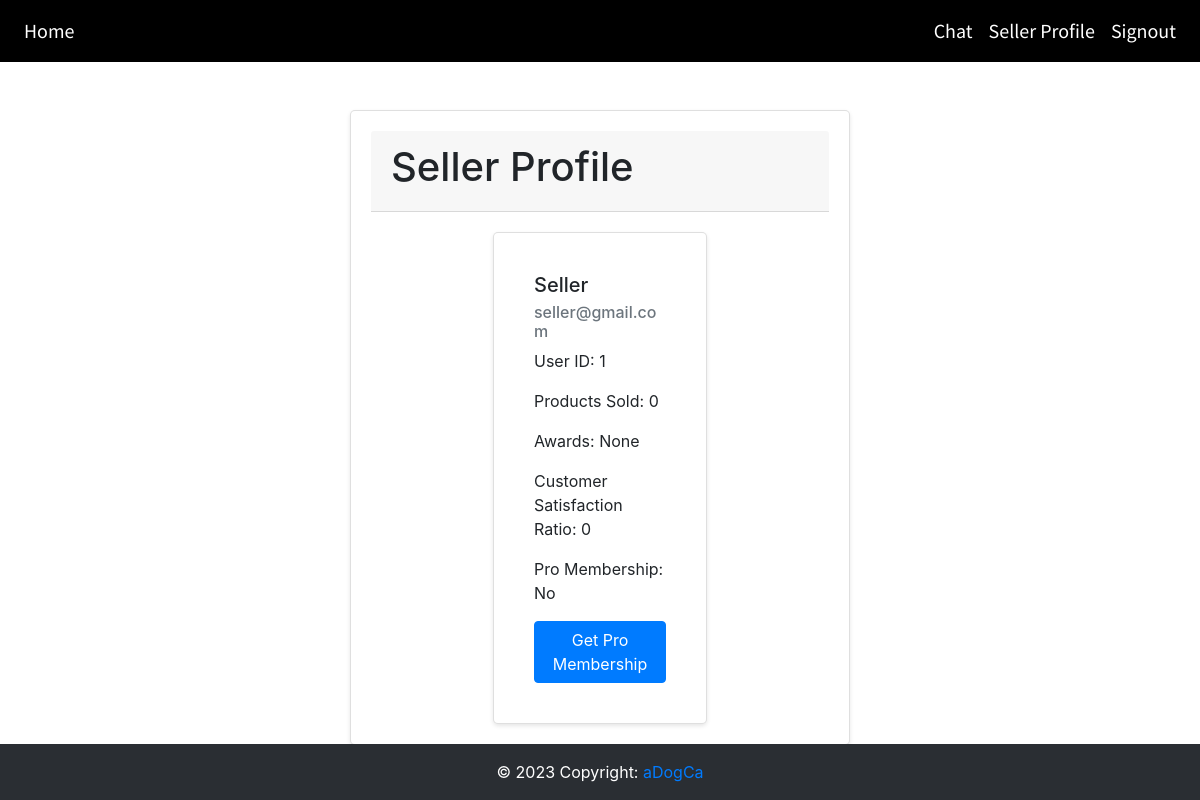
/seller_profile (signed in), run on the app's committed database.
### website/models.py (models this page shows)
class User(db.Model, UserMixin):
    id = db.Column(db.Integer, primary_key=True)
    email = db.Column(db.String(150), unique=True)
    password = db.Column(db.String(150))
    userType = db.Column(db.String(20))
    firstName = db.Column(db.String(150))
    products = db.relationship('Products')
    messages_sent = db.relationship('Message', backref='sender', foreign_keys='Message.sender_id')
    messages_received = db.relationship('Message', backref='recipient', foreign_keys='Message.recipient_id')
    products_sold = db.Column(db.Integer,default=0)
    pro_membership = db.Column(db.String(5),default="No")

### website/views.py (the view)
@views.route('/seller_profile')
def seller_profile():
    user = User.query.get(current_user.id)
    awards = "None"
    if user.products_sold > 25:
        awards = "Gold"
    elif user.products_sold > 15 and user.products_sold <= 25:
        awards = "Silver"
    elif user.products_sold <= 15 and user.products_sold > 5:
        awards = "Bronze"
    ratings = OrderDetails.query.filter_by(seller_id=current_user.id).all()
    total_ratings = len(ratings)
    total_satisfaction = sum([rating.rating for rating in ratings if rating.rating is not None])
    if total_ratings > 0:
        satisfaction_percentage = (total_satisfaction / (total_ratings * 5)) * 100
    else:
        satisfaction_percentage = 0
    return render_template('seller_profile.html', user=user, awards=awards,satisfaction_percentage=satisfaction_percentage)

### website/__init__.py (called while the page is built)
def create_app():
    app = Flask(__name__)
    app.config['SECRET_KEY'] = 'ISEE'
    app.config['SQLALCHEMY_DATABASE_URI'] = f'sqlite:///{DB_NAME}'
    db.init_app(app)
    search = Search()
    search.init_app(app)
    from .views import views
    from .auth import auth
    app.register_blueprint(views, url_prefix='/')
    app.register_blueprint(auth, url_prefix='/')
    from .models import User, Products
    with app.app_context():
        db.create_all()
    login_manager = LoginManager()
    login_manager.login_view = 'auth.login'
    login_manager.init_app(app)
    @login_manager.user_loader
    def load_user(id):
        return User.query.get(int(id))
    return app

### website/templates/seller_profile.html (shortened to what this page needs)
{% extends "base.html" %}
{% block content %}
    <div class="card mt-5">
        <div class="card-header">
            <h1>Seller Profile</h1>
        </div>
        <div class="row">
            <div class="col-md-6 offset-md-3">
                <div class="card">
                    <div class="card-body">
                        <h5 class="card-title">{{ user.firstName }}</h5>
                        <h6 class="card-subtitle mb-2 text-muted">{{ user.email }}</h6>
                        <p class="card-text">User ID: {{ user.id }}</p>
                        <p class="card-text">Products Sold: {{ user.products_sold }}</p>
                        <p class="card-text">Awards: {{ awards }}</p>
                        <p class="card-text">Customer Satisfaction Ratio: {{ satisfaction_percentage }}</p>
                        <p class="card-text">Pro Membership: {{ user.pro_membership }}</p>
                        {% if user.pro_membership == "No" %}
            <button type="button" class="btn btn-primary" data-toggle="modal" data-target="#getProMembershipModal">
                Get Pro Membership
            </button>
            </div>
        {% endif %}
                    </div>
                </div>
            </div>
{% endblock %}

### website/static/style.css (style rules this page uses)
body { font-family: 'Montserrat', sans-serif; }
html { scroll-behavior: smooth; margin: 0; padding: 0; height: 100%; }
body { overflow-x:hidden; font-family: 'Titillium Web', sans-serif; margin: 0; padding: 0; height: 100%; }
:root { scrollbar-color: rgb(210,210,210) rgb(46,54,69) !important; scrollbar-width: thin !important; }
.row:after { content: ""; display: table; clear: both; }

### website/templates/seller_profile.html (style rules this page uses)
.card { max-width: 500px; margin: 0 auto; padding: 20px; border-radius: 5px; box-shadow: 0 2px 4px rgba(0, 0, 0, 0.1); }
.card-header { margin-bottom: 20px; }

### data on the page
User: firstName "Seller", email "seller@gmail.com", id "1", products_sold "0", pro_membership "No"

### other printed values
{{ awards }} "None"
{{ satisfaction_percentage }} "0"
